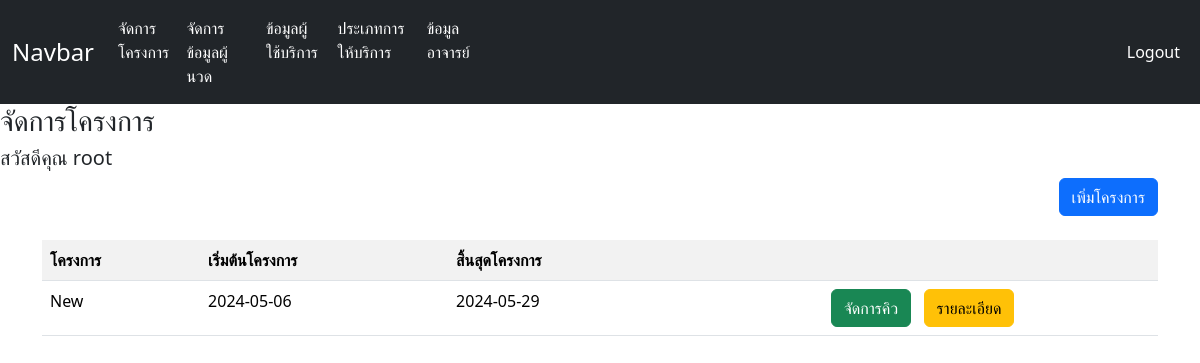
Screenshot of /showProject.php (signed in) with the database file from the repository.
### tables this page shows
CREATE TABLE `program` (
  `p_id` int(10) NOT NULL,
  `p_name` varchar(50) NOT NULL,
  `p_start` date NOT NULL,
  `p_end` date NOT NULL,
  `t_id` tinyint(2) NOT NULL
);

### showProject.php (the view, shortened to what this page needs)
<?php
if (isset($_SESSION["valid_uname"]) && isset($_SESSION["valid_upass"]) && isset($_SESSION["valid_utype"])) {
    include 'module/connect.php';
$sql = "SELECT * FROM program";
$result = mysqli_query($conn, $sql)
  or die("Error in query: $sql " . mysqli_error($conn));
?>
<!DOCTYPE html>
<html lang="en">
<head>
  <link rel="stylesheet" type="text/css" href="css/showproject.css?v=2">
</head>
<body>
  <?php
  include 'component/admin_nav.php';
  ?>
  <div class="headtopic">
    <h3>จัดการโครงการ</h3>
  </div>
  <h5>สวัสดีคุณ  <?php echo $_SESSION["valid_uname"] ?></h5>
  <div class="container">
    <div class="row">
      <div class="col-sd-12">
        <div class="d-flex justify-content-end">
          <a href="addProject.php" class="btn btn-primary">เพิ่มโครงการ</a>
        </div>
        <br>
        <table class="table table-striped">
          <tr>
            <th>โครงการ</th>
            <th>เริ่มต้นโครงการ</th>
            <th>สิ้นสุดโครงการ</th>
            <th>&nbsp;</th>
          </tr>
          <?php
          while ($rs = mysqli_fetch_array($result)) {
          ?>
            <tr>
              <td><?php echo "$rs[p_name]"; ?></td>
              <td><?php echo "$rs[p_start]"; ?></td>
              <td><?php echo "$rs[p_end]"; ?></td>
              <td align="center"><input type="hidden" name="p_id" value="<?php echo "$rs[p_id]"; ?>">
                <button class="btn btn-success" name="btn_q">จัดการคิว</button> &nbsp; <button class="btn btn-warning" name="btn_detail">รายละเอียด</button>
              </td>
            </tr>
          <?php
          }
          ?>
        </table>
      </div>
    </div>
  </div>
</body>
</html>
<?php
} else {
    echo "<script> alert('Please Login'); window.location='frm_login.php';</script>";
    exit();
}
?>

### css/showproject.css (style rules this page uses)
body { font-family: Arial, sans-serif; background-color: #f0f0f0; margin: 0; padding: 0; }

### rows the page displays
program: p_name "New", p_start "2024-05-06", p_end "2024-05-29"

### other values shown
$_SESSION["valid_uname"] "root"
